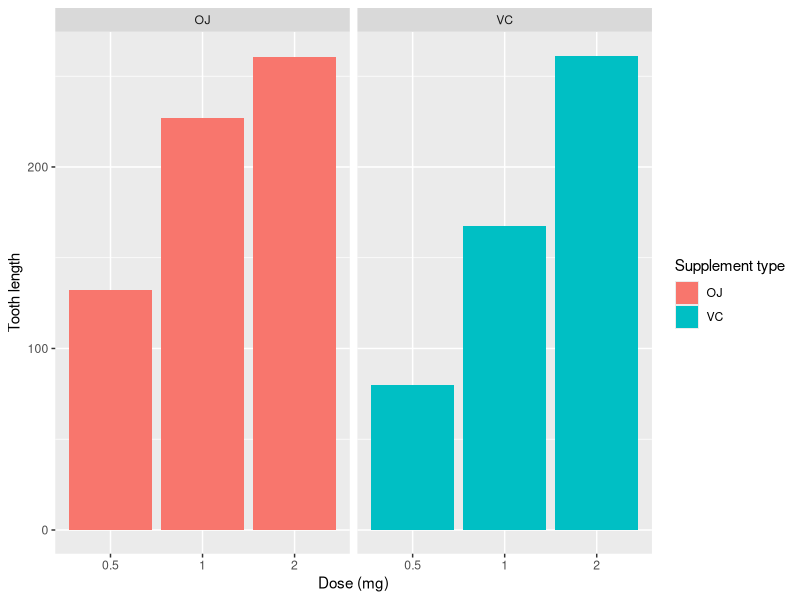
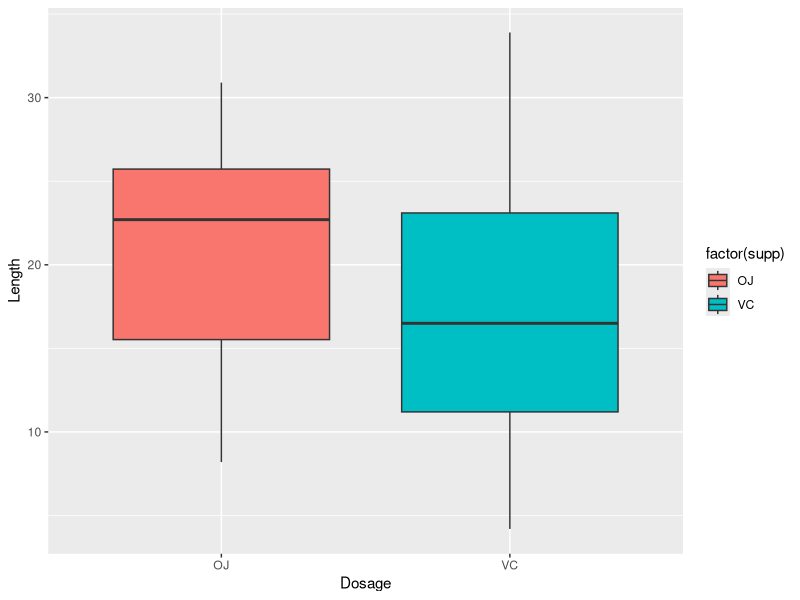
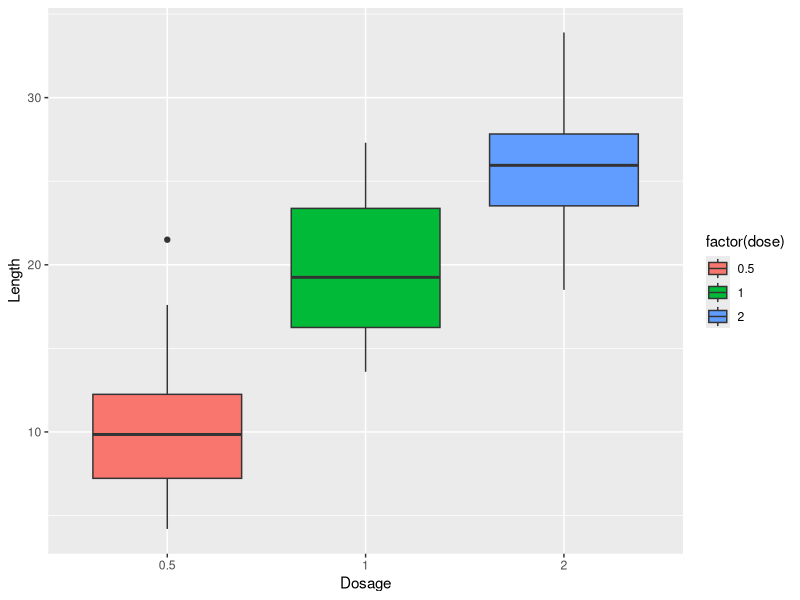

Recreate these plots in R, in order.
# Analyzing ToothGrowth data  in R for basic exploratory data analysis. The data was explored and checked for different columns values.
# We tried to find some basic relationships between the columns using plots, confidence Intervals for

# We're going to analyze the ToothGrowth data in the R datasets package. Load the ToothGrowth data and
# perform some basic exploratory data analyses Provide a basic summary of the data. Use confidence intervals
# and hypothesis tests to compare tooth growth by supp and dose.State your conclusions and the assumptions
# needed for your conclusions.
# Data load and expl

# Load the ToothGrowth data and perform some basic exploratory data analyses
# Provide a basic summary of the data.
# Use confidence intervals and/or hypothesis tests to compare tooth growth by supp and dose. (Only use the techniques from class, even if there's other approaches worth considering)
# State your conclusions and the assumptions needed for your conclusions.

library(datasets)
library(ggplot2)

# Data load and exploratory analysis
data(ToothGrowth)

head(ToothGrowth)
summary(ToothGrowth)
str(ToothGrowth)

table(ToothGrowth$supp) # Supplement
table(ToothGrowth$dose) # Dosage


# Plot Tooth length vs. Dosage (mg) split by Supplement Type (OJ or VC)
gg = ggplot(data=ToothGrowth, aes(x=as.factor(dose), y=len, fill=supp))
gg = gg + geom_bar(stat="identity") + facet_grid(. ~ supp) + xlab("Dose (mg)") +
    ylab("Tooth length") + guides(fill=guide_legend(title="Supplement type"))
print(gg)

# The plot shows that length of tooth is greater when supplement OJ is given
p1 <- ggplot(ToothGrowth, aes(x =factor(supp), y = len, fill = factor(supp)))
p1 + geom_boxplot() + xlab("Dosage") + ylab("Length")

cor(ToothGrowth[sapply(ToothGrowth, is.numeric)])
# Tthe plot shows more clearly that as the dosage increases, the length of the tooth increases.
p1 <- ggplot(ToothGrowth, aes(x =factor(dose), y = len, fill = factor(dose)))
p1 + geom_boxplot() + xlab("Dosage") + ylab("Length")

#2. Use confidence intervals and hypothesis tests to compare tooth growth by supp and dose*
# The 95% Confidence Intervals of Tooth Grow
Interval <- (mean(ToothGrowth$len) + c(-1, 1) * qnorm(0.975) * sd(ToothGrowth$len)/sqrt(length(ToothGrowth$len)))
Interval

#T-Test for mean difference by supplement type
t.test(len~supp, data=ToothGrowth)
# p-value is not small and the confidence interval contains 0, i.e. we cannot reject null hypothesis. 

# T-Test for mean difference by dosage level
dose1 <- subset(ToothGrowth,dose %in% c(0.5,1.0))
dose2 <- subset(ToothGrowth,dose %in% c(0.5,2.0))
dose3 <- subset(ToothGrowth,dose %in% c(1.0,2.0))

t.test(len ~dose, data = dose1)
t.test(len ~dose, data = dose2)
t.test(len ~dose, data = dose3)
# Each of the above have very small p-values which means the null hypothesis can be rejected.

# T-Test of Dosage Level
dos1 <- subset(ToothGrowth, dose == 0.5)
dos2 <- subset(ToothGrowth, dose == 1)
dos3 <- subset(ToothGrowth, dose == 2)

t.test(len~supp, data=dos1) # Small Dosage = 0.5
t.test(len~supp, data=dos2) # Medium Dosage = 1
t.test(len~supp, data=dos3) # Big Dosage = 2

# 
# - For Small and Medium dosage, their p-values are small, so we can reject the null hypothesis
# - For Big Dosage, we cannot reject the null hypothesis


# Assumption
# 1.Experiment assumed IID samples
# 2.Sample is representative of the population

# 
# *3. State your conclusions and the assumptions needed for your conclusions*
#     
#     - The Tooth Length Growth is not controlled by Supplements.
# - For dosage level 0.5 and 1, the Orange Juice has a higher effect on the length of tooth of Guinea Pigs than the Vitamin C.
# - For dosage level 2, there are so such difference between Orange Juice and Vitamin C

# 1. No difference by supplement type i.e. OJ or VC do not have any effect independently on tooth length
# growth
# 2. Dosage levels on their own have a significant effect on growth of tooth length
# 3. For dosage levels 0.5 and 1.0, the supplement OJ has a greater effect on tooth length growth than the
# supplement VC. And for the dosage level 2.0, there is no difference in effect of supplements OJ or VC
# on tooth length growth.